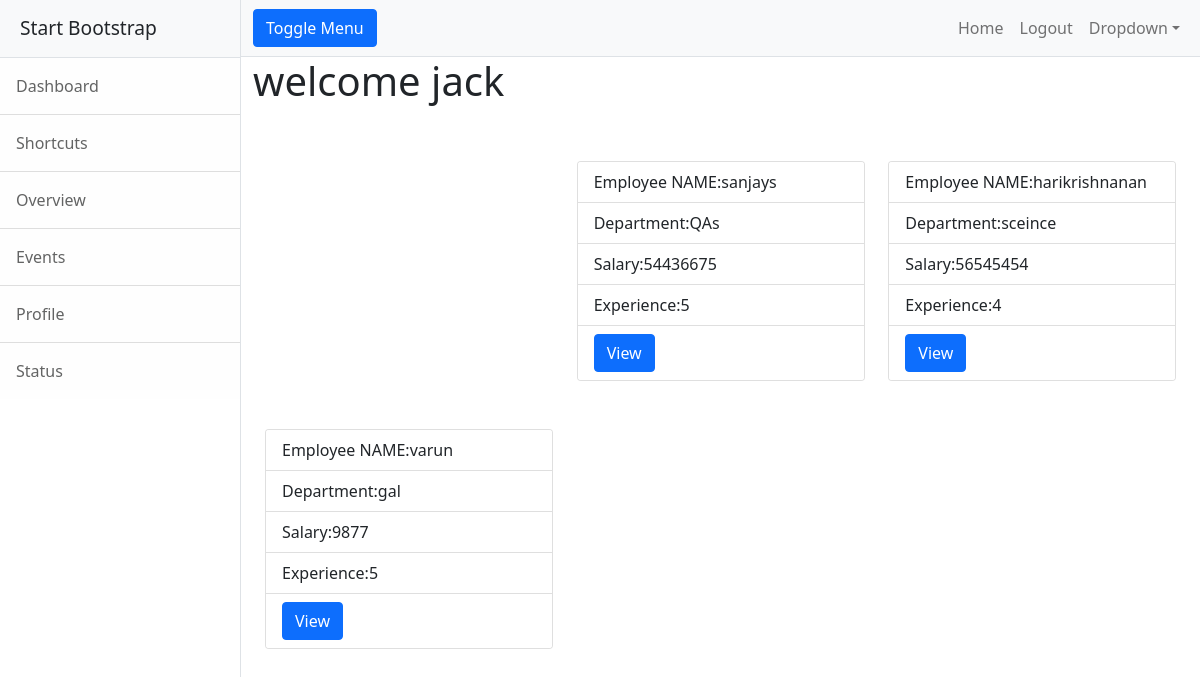
The page /customer/ (signed in) on the database its author committed.
### company/models.py (models this page shows, shortened)
class Employee(models.Model):
    emp_name=models.CharField(max_length=100,unique=True)
    department=models.CharField(max_length=100)
    salary=models.IntegerField()
    experience=models.IntegerField()

### customer/views.py (the view)
# urls.py: path("",views.customer_home,name="customerhome")
def customer_home(request):
    employee=Employee.objects.all()
    context={"employee":employee}
    return render(request,"customer/mainview.html",context)

### customer/templates/customer/mainview.html
<!DOCTYPE html>
{%extends 'customer/base.html'%}
{%block body_block%}
<h1>welcome {{request.user}}</h1>
<div class="container">
    <div class="row">
        <div class="col-4"></div>
        {%for emp in employee%}
        <div class="col-4 mt-5">
<div class="card" style="width: 18rem;">
  <ul class="list-group list-group-flush">
    <li class="list-group-item">Employee NAME:{{emp.emp_name}}</li>
    <li class="list-group-item">Department:{{emp.department}}</li>
    <li class="list-group-item">Salary:{{emp.salary}}</li>
      <li class="list-group-item">Experience:{{emp.experience}}</li>
      <li class="list-group-item">
          <a href="" class="btn btn-primary">View</a>
      </li>
  </ul>
</div>
        </div>
        {%endfor%}
        <div class="col-4"></div>
    </div>
</div>
{%endblock%}

### rows shown on the page
Employee: emp_name "sanjays", department "QAs", salary "54436675", experience "5"
Employee: emp_name "harikrishnanan", department "sceince", salary "56545454", experience "4"
Employee: emp_name "varun", department "gal", salary "9877", experience "5"

### other values the page prints
{{ request.user }} "jack"
